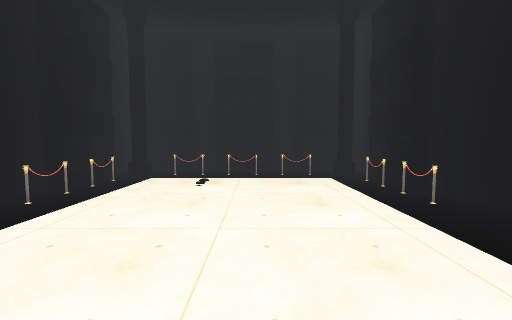
[1] (above)

20 first-person views from a walk through a scene from a Unity 3-D project. The camera is 1.2 m above the floor, tilts 4° down and sees 90° across. Doors are open. The floor is counted in squares, 1 m on a side. Each view is taken from the middle of a square. On the plan, view 1 faces up. The plan holds only what a view shows up to about 12 squares ahead; the rest is blank. The place goes on beyond the plan. Some animated figures are not drawn. Some surface patterns are stand-ins.

[2]
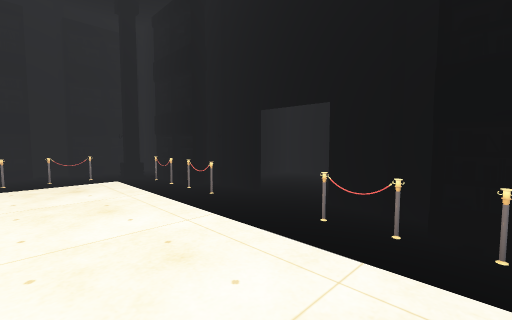

[3]
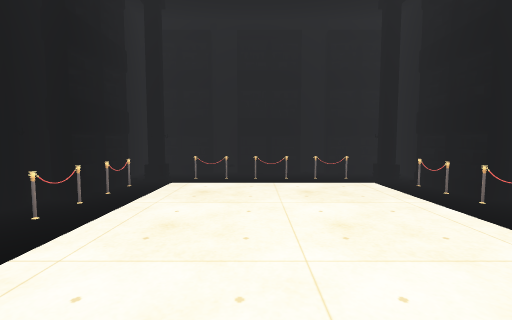

[4]
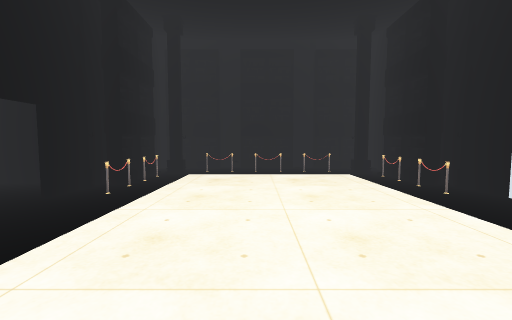

[5]
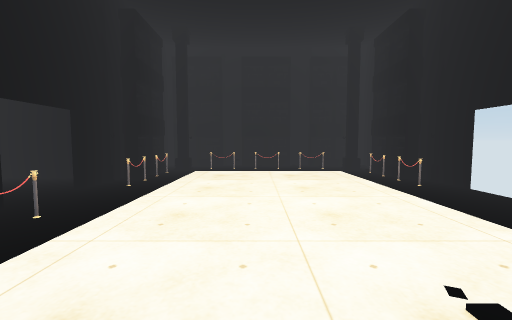

[6]
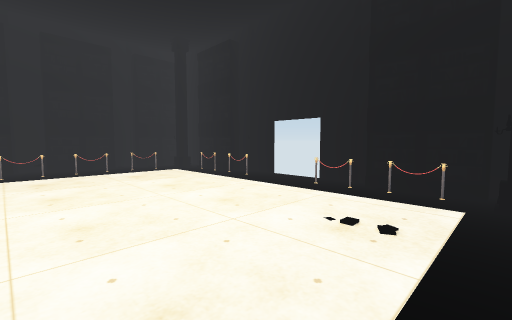

[7]
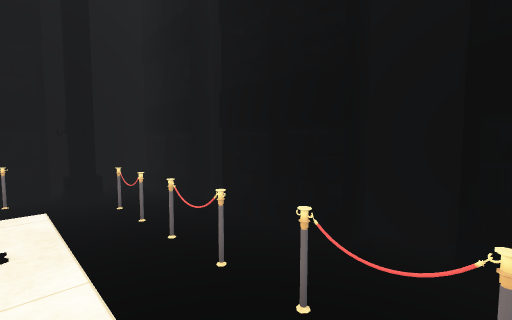

[8]
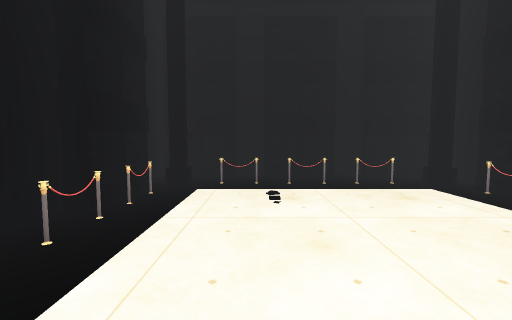

[9]
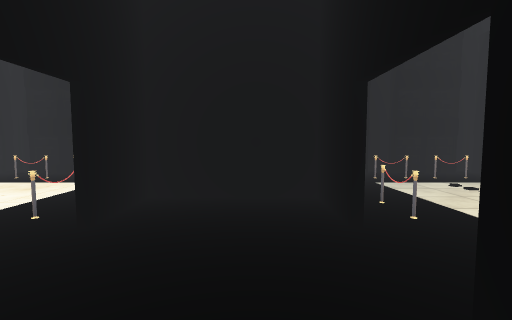

[10]
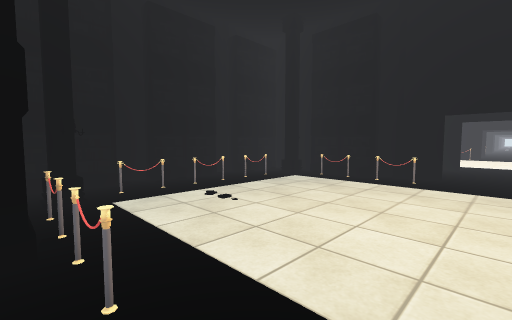

[11]
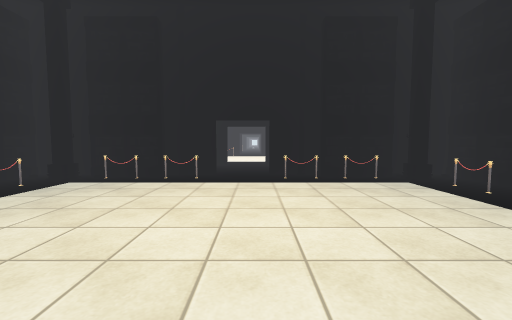

[12]
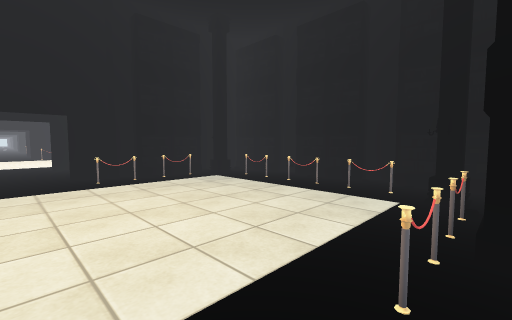

[13]
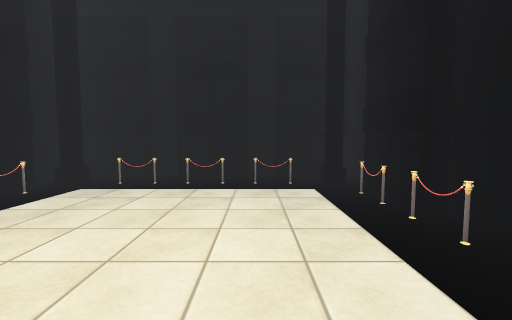

[14]
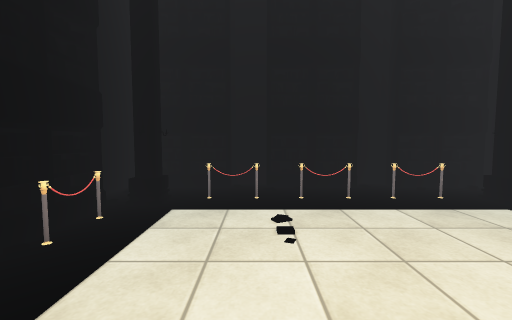

[15]
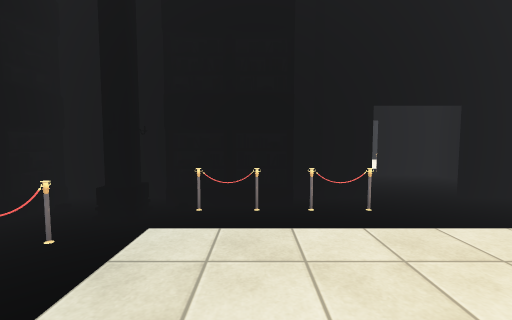

[16]
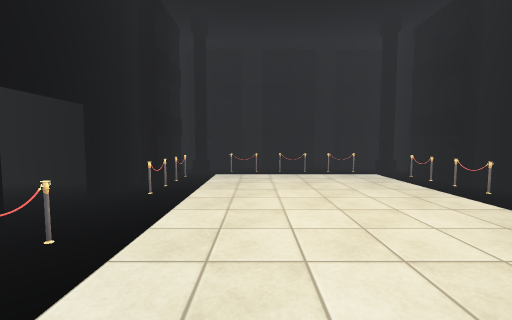

[17]
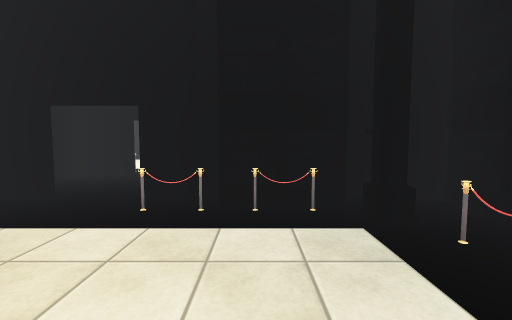

[18]
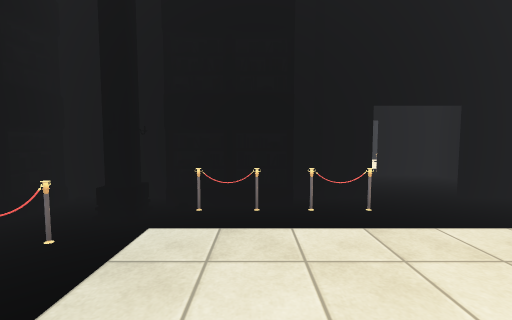

[19]
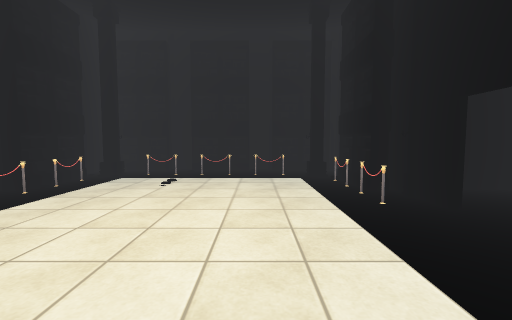

[20]
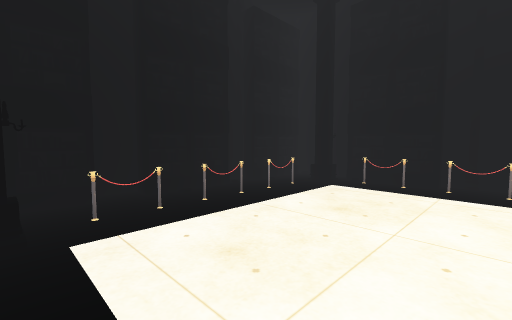

### Floor plan
Points are (right, up) in squares from view 1. A wall is a line through its corners. A room is listed if a view was taken in it or the views show most of it. See-through windows are left out.
Room 1 (views 1, 2, 3, 4, 5, 6, 7, 8, 20)
walls: (-5.5, 2.6) (-5.5, 0.2); (-5.5, 6.6) (-5.5, 4.5); (4.5, 4.5) (4.5, 6.8); (4.5, 0.1) (4.5, 2.5); (-5.5, -2) (-5.5, -4.1); (-1.6, 11.5) (-3.1, 11.5); (4.5, 9.4) (4.5, 11.4); (1.6, 11.5) (0.5, 11.5); (-5.5, 11.4) (-5.5, 8.6); (4.5, -4.4) (4.5, -3)
ways out: open door at (4.5, 3.5) to room 2
objects: other object (-5, -4); other object (-5, -2) to (-5, 0); other object (-5, 1); pillar (-5, 2); pillar (-5, 5); other object (-5, 6); other object (-5, 7) to (-5, 9); pillar (-5, 11); other object (-4, -4); other object (-4, -2); pillar (-4, -1); pillar (-4, 8); other object (-4, 9); other object (-4, 11); pillar (-3, -4); pillar (-3, 11); other object (-2, -4) to (1, -4); other object (-2, 11) to (1, 11); pillar (2, -4); pillar (2, 11); other object (3, -4); other object (3, -2); pillar (3, -1); pillar (3, 8); other object (3, 9); other object (3, 11); pillar (4, -4); other object (4, -2) to (4, 0); pillar (4, 1); pillar (4, 6); other object (4, 7) to (4, 9); pillar (4, 11)
Room 2 (view 9)
walls: (8.3, 4.5) (8.3, 6.5) (4.7, 6.5) (4.7, 4.4); (6, 0.5) (8.4, 0.5)
ways out: open door at (4.5, 3.5) to room 1; opening at (8, 3.5) to room 3
Room 3 (views 10, 11, 12, 13, 14, 15, 16, 17, 18, 19)
walls: (8.5, 2.6) (8.5, 0.4); (8.5, 6.6) (8.5, 4.5); (18.5, 4.4) (18.5, 6.9); (18.5, 0.1) (18.5, 2.5); (18.5, 8.9) (18.5, 11.4); (8.5, -1.9) (8.5, -4.4); (12.5, 11.5) (11.4, 11.5); (16, 11.5) (14.8, 11.5); (8.5, 11.4) (8.5, 9.6); (18.5, -4.2) (18.5, -1.9)
ways out: opening at (8, 3.5) to room 2; open door at (18.5, 3.5) to room 4
objects: pillar (9, -4); other object (9, -2) to (9, 0); other object (9, 1); pillar (9, 2); other object (9, 7) to (9, 9); pillar (9, 11); other object (10, -4); other object (10, -2); pillar (10, -1); pillar (10, 8); other object (10, 9); other object (10, 11); pillar (11, -4); pillar (11, 11); other object (12, -4) to (15, -4); other object (12, 11) to (15, 11); pillar (16, -4); pillar (16, 11); other object (17, -4); other object (17, -2); pillar (17, -1); pillar (17, 8); other object (17, 9); other object (17, 11); pillar (18, -4); other object (18, -2) to (18, 0); pillar (18, 1); pillar (18, 6); other object (18, 7) to (18, 9); pillar (18, 11)
Room 4 (no view inside)
walls: (22.3, 4.4) (22.3, 6.5) (20.2, 6.5); (19.9, 0.5) (22.3, 0.5) (22.3, 2.5)
ways out: open door at (18.5, 3.5) to room 3; opening at (22, 3.5)

Positions as (right, up) in squares from view 1, and headings:
1: (0, 0), facing up
2: (0, 0), facing up-right
3: (0, 6), facing down
4: (0, 8), facing down
5: (0, 9), facing down
6: (2, 9), facing down-left
7: (2, 8), facing up-left
8: (-2, 2), facing up
9: (7, 1), facing up
10: (9, 3), facing up-right
11: (9, 3), facing right
12: (9, 4), facing down-right
13: (12, 5), facing down
14: (12, 4), facing up
15: (13, 7), facing right
16: (15, 8), facing down
17: (13, 0), facing right
18: (14, 0), facing left
19: (15, 0), facing up
20: (3, 2), facing down-left
